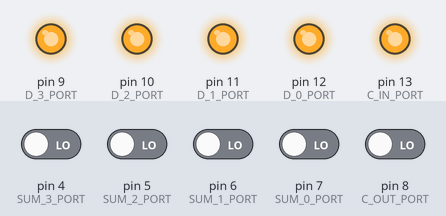
The sketch below on a simulated Arduino Uno, built with avr-gcc and run on an emulated ATmega328P. Parts: output pins drawn as LEDs (lit = HIGH). Inputs (shaded band) come from the test bench; at power-on: pin 4 (SUM_3_PORT), pin 5 (SUM_2_PORT), pin 6 (SUM_1_PORT), pin 7 (SUM_0_PORT), pin 8 (C_OUT_PORT) LOW. What the sketch prints to the serial monitor is not drawn.

Above: at 0.2 s.
Timing chart, 0 to 1.7 s (numbered marks = the images above):
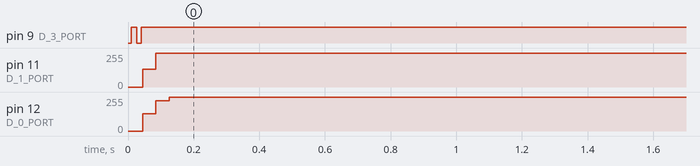

The sketch:

4_bit_half_adder.ino
```cpp
#define C_IN_PORT 13
#define D_0_PORT 12
#define D_1_PORT 11
#define D_2_PORT 10
#define D_3_PORT 9

#define C_OUT_PORT 8
#define SUM_0_PORT 7
#define SUM_1_PORT 6
#define SUM_2_PORT 5
#define SUM_3_PORT 4

char buffer[1024];

void SendD(int d) {
  digitalWrite(D_0_PORT, (d >> 0) & 1);
  digitalWrite(D_1_PORT, (d >> 1) & 1);
  digitalWrite(D_2_PORT, (d >> 2) & 1);
  digitalWrite(D_3_PORT, (d >> 3) & 1);
}

void SendCIn(int c_in) {
  digitalWrite(C_IN_PORT, (c_in >> 0) & 1);
}

int ReadSum() {
  return (digitalRead(SUM_0_PORT) << 0) |
         (digitalRead(SUM_1_PORT) << 1) |
         (digitalRead(SUM_2_PORT) << 2) |
         (digitalRead(SUM_3_PORT) << 3) |
         (digitalRead(C_OUT_PORT) << 4);
}

void Test(int d, int c_in) {
  int expected_sum = d + c_in;

  SendD(d);
  SendCIn(c_in);
  int actual_sum = ReadSum();

  sprintf(buffer, "%d + %d = %d? : %d ", d, c_in, expected_sum, actual_sum);
  Serial.print(buffer);
  if (actual_sum != expected_sum) { Serial.print("FAIL"); }
  Serial.println();
}

void TestAll() {
  for (int d = 0; d < 1 << 4; d++) {
    Test(d, 0);
  }
  for (int d = 0; d < 1 << 4; d++) {
    Test(d, 1);
  }
}

void setup() {
  pinMode(C_IN_PORT, OUTPUT);
  pinMode(D_0_PORT, OUTPUT);
  pinMode(D_1_PORT, OUTPUT);
  pinMode(D_2_PORT, OUTPUT);
  pinMode(D_3_PORT, OUTPUT);

  pinMode(C_OUT_PORT, INPUT);
  pinMode(SUM_0_PORT, INPUT);
  pinMode(SUM_1_PORT, INPUT);
  pinMode(SUM_2_PORT, INPUT);
  pinMode(SUM_3_PORT, INPUT);

  Serial.begin(115200);
  Serial.println("=== NEW TEST ===");
  TestAll();
}

void loop() {}
```

Measured:
- by itself, pin 11 (D_1_PORT): 134/255 → 255/255 at 0.09 s
- by itself, pin 12 (D_0_PORT): 129/255 → 255/255 at 0.09 s
